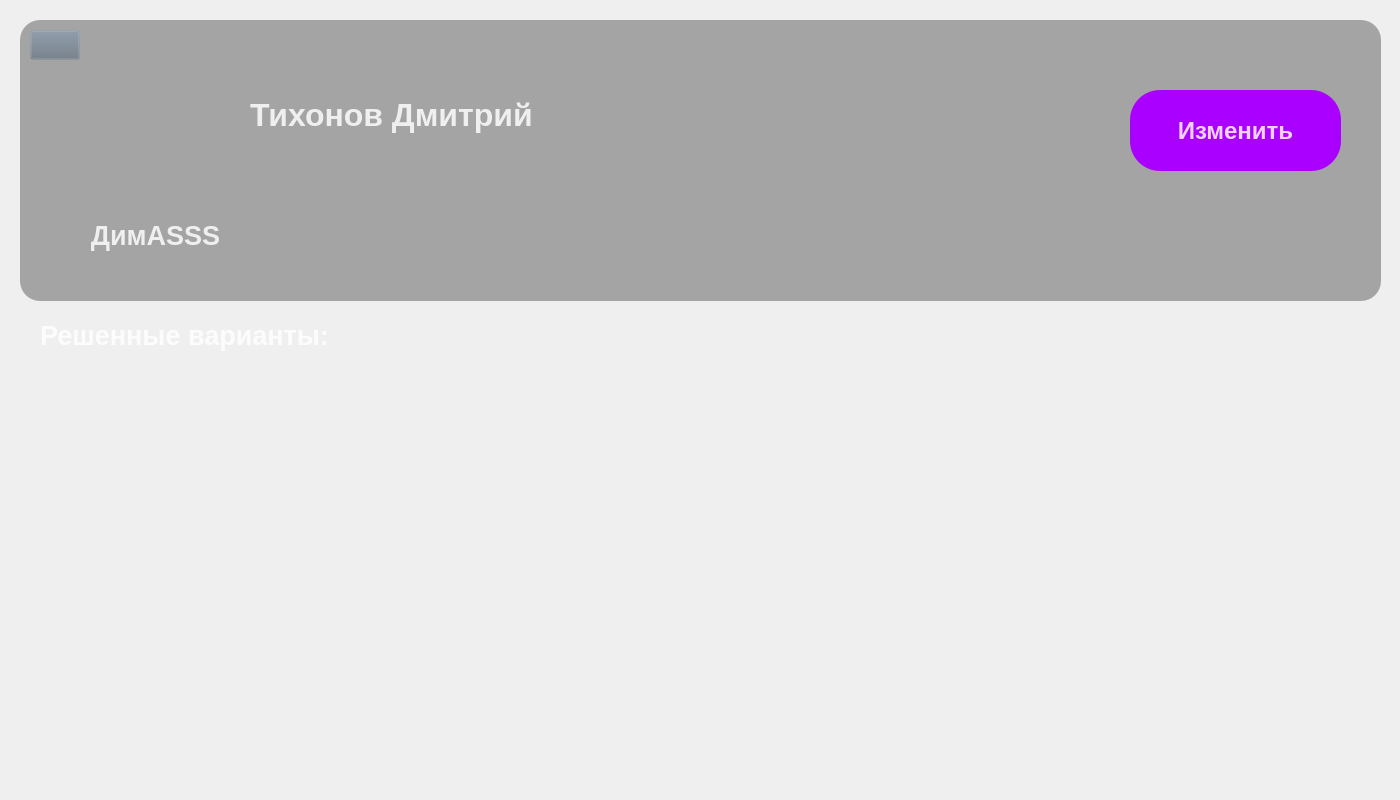
<?xml version="1.0" encoding="UTF-8"?>
<ui version="4.0">
 <class>Form</class>
 <widget class="QWidget" name="Form">
  <property name="geometry">
   <rect>
    <x>0</x>
    <y>0</y>
    <width>1400</width>
    <height>800</height>
   </rect>
  </property>
  <property name="font">
   <font>
    <pointsize>10</pointsize>
   </font>
  </property>
  <property name="windowTitle">
   <string>Form</string>
  </property>
  <property name="styleSheet">
   <string notr="true">QPushButton#change_btn{
	background-color: rgb(170, 0, 255);
	border-radius:30px;
	color: rgba(255, 255, 255, 210);
}
QPushButton#back{
	background-color: rgba(105, 118, 132, 0);
}
QPushButton#back:pressed{
	padding-left: 2px;
	padding-top: 2px;
}
QPushButton#change_btn:pressed{
	padding-left: 2px;
	padding-top: 2px;
}</string>
  </property>
  <widget class="QLabel" name="user_icon">
   <property name="geometry">
    <rect>
     <x>90</x>
     <y>60</y>
     <width>131</width>
     <height>121</height>
    </rect>
   </property>
   <property name="text">
    <string/>
   </property>
  </widget>
  <widget class="QLabel" name="user_nickname">
   <property name="geometry">
    <rect>
     <x>30</x>
     <y>200</y>
     <width>251</width>
     <height>71</height>
    </rect>
   </property>
   <property name="font">
    <font>
     <pointsize>20</pointsize>
     <weight>75</weight>
     <bold>true</bold>
    </font>
   </property>
   <property name="styleSheet">
    <string notr="true">color: rgba(255, 255, 255, 210);</string>
   </property>
   <property name="text">
    <string>&lt;html&gt;&lt;head/&gt;&lt;body&gt;&lt;p align=&quot;center&quot;&gt;ДимASSS&lt;/p&gt;&lt;/body&gt;&lt;/html&gt;</string>
   </property>
  </widget>
  <widget class="QLabel" name="user_FIO">
   <property name="geometry">
    <rect>
     <x>250</x>
     <y>30</y>
     <width>721</width>
     <height>171</height>
    </rect>
   </property>
   <property name="styleSheet">
    <string notr="true">color: rgba(255, 255, 255, 210);</string>
   </property>
   <property name="text">
    <string>&lt;html&gt;&lt;head/&gt;&lt;body&gt;&lt;p&gt;&lt;span style=&quot; font-size:24pt; font-weight:600;&quot;&gt;Тихонов Дмитрий&lt;/span&gt;&lt;/p&gt;&lt;/body&gt;&lt;/html&gt;</string>
   </property>
  </widget>
  <widget class="QPushButton" name="change_btn">
   <property name="geometry">
    <rect>
     <x>1130</x>
     <y>90</y>
     <width>211</width>
     <height>81</height>
    </rect>
   </property>
   <property name="font">
    <font>
     <pointsize>18</pointsize>
     <weight>75</weight>
     <bold>true</bold>
    </font>
   </property>
   <property name="styleSheet">
    <string notr="true"/>
   </property>
   <property name="text">
    <string>Изменить</string>
   </property>
  </widget>
  <widget class="QLabel" name="variants">
   <property name="geometry">
    <rect>
     <x>40</x>
     <y>300</y>
     <width>341</width>
     <height>71</height>
    </rect>
   </property>
   <property name="font">
    <font>
     <pointsize>20</pointsize>
     <weight>75</weight>
     <bold>true</bold>
    </font>
   </property>
   <property name="styleSheet">
    <string notr="true">color: rgba(255, 255, 255, 210);</string>
   </property>
   <property name="text">
    <string>&lt;html&gt;&lt;head/&gt;&lt;body&gt;&lt;p&gt;Решенные варианты:&lt;/p&gt;&lt;/body&gt;&lt;/html&gt;</string>
   </property>
  </widget>
  <widget class="QLabel" name="label">
   <property name="geometry">
    <rect>
     <x>20</x>
     <y>20</y>
     <width>1361</width>
     <height>281</height>
    </rect>
   </property>
   <property name="styleSheet">
    <string notr="true">background-color: rgba(0, 0, 0, 80);
border-radius: 20px;</string>
   </property>
   <property name="text">
    <string/>
   </property>
  </widget>
  <widget class="QScrollArea" name="scrollArea">
   <property name="geometry">
    <rect>
     <x>30</x>
     <y>380</y>
     <width>1341</width>
     <height>391</height>
    </rect>
   </property>
   <property name="sizePolicy">
    <sizepolicy hsizetype="Expanding" vsizetype="Fixed">
     <horstretch>0</horstretch>
     <verstretch>0</verstretch>
    </sizepolicy>
   </property>
   <property name="styleSheet">
    <string notr="true">background-color: rgba(0, 0, 0, 0);</string>
   </property>
   <property name="widgetResizable">
    <bool>true</bool>
   </property>
   <widget class="QWidget" name="variants_area">
    <property name="geometry">
     <rect>
      <x>0</x>
      <y>0</y>
      <width>1339</width>
      <height>389</height>
     </rect>
    </property>
    <layout class="QVBoxLayout" name="verticalLayout"/>
   </widget>
  </widget>
  <widget class="QPushButton" name="back">
   <property name="geometry">
    <rect>
     <x>30</x>
     <y>30</y>
     <width>50</width>
     <height>30</height>
    </rect>
   </property>
   <property name="text">
    <string/>
   </property>
   <property name="icon">
    <iconset>
     <normaloff>../Images/right-arrows.png</normaloff>../Images/right-arrows.png</iconset>
   </property>
   <property name="iconSize">
    <size>
     <width>30</width>
     <height>30</height>
    </size>
   </property>
  </widget>
  <zorder>label</zorder>
  <zorder>user_icon</zorder>
  <zorder>user_nickname</zorder>
  <zorder>user_FIO</zorder>
  <zorder>change_btn</zorder>
  <zorder>variants</zorder>
  <zorder>scrollArea</zorder>
  <zorder>back</zorder>
 </widget>
 <resources/>
 <connections/>
</ui>
